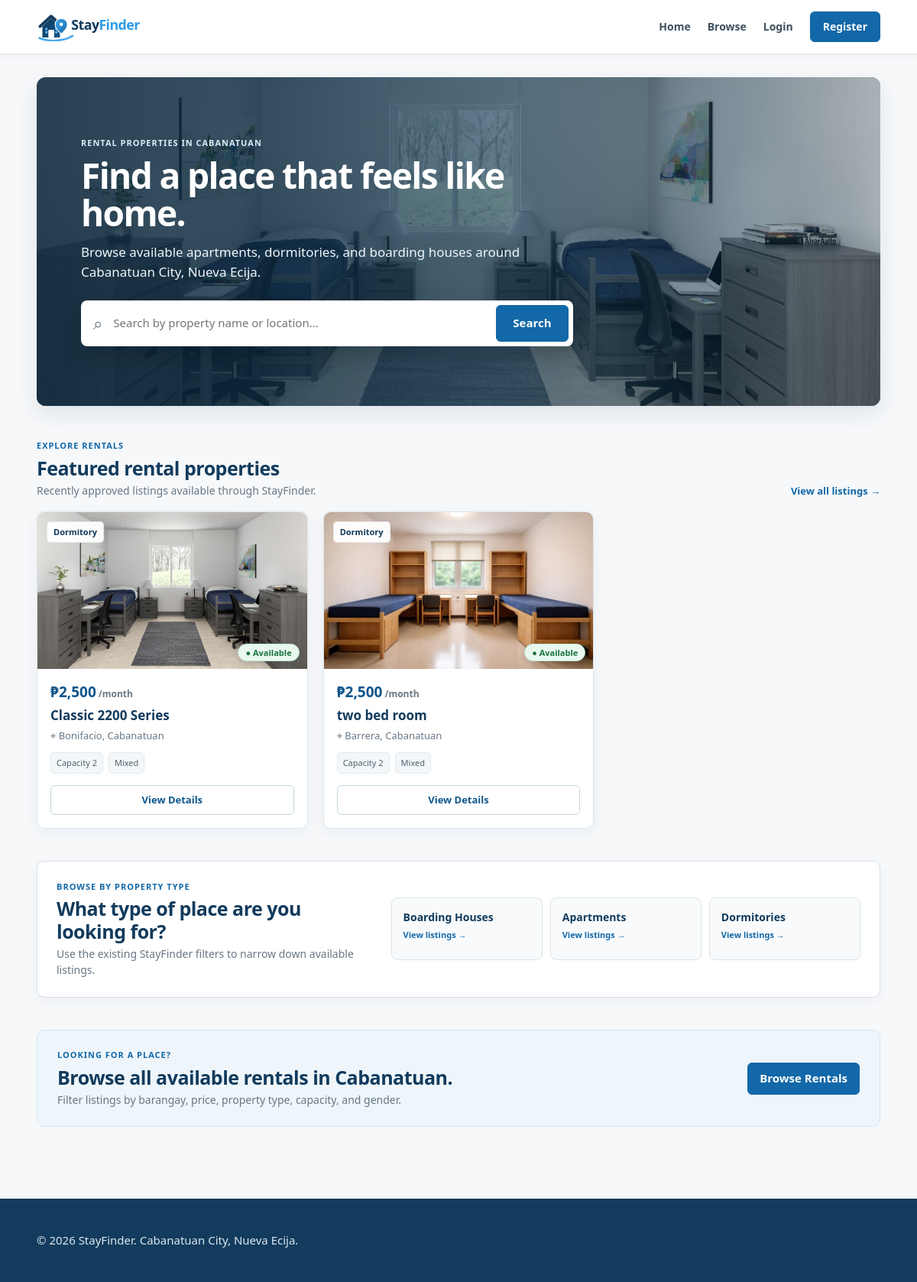
The page / on the database its author committed.
### tables this page shows
CREATE TABLE `properties` (
  `id` int(10) UNSIGNED NOT NULL,
  `owner_id` int(10) UNSIGNED NOT NULL,
  `title` varchar(150) NOT NULL,
  `property_type` enum('apartment','dorm','boarding_house') NOT NULL,
  `location` varchar(255) NOT NULL,
  `price` decimal(10,2) NOT NULL,
  `capacity` int(10) UNSIGNED NOT NULL,
  `gender_preference` enum('female_only','male_only','mixed') NOT NULL,
  `electricity_included` tinyint(1) NOT NULL DEFAULT 0,
  `wifi_available` tinyint(1) NOT NULL DEFAULT 0,
  `curfew` tinyint(1) NOT NULL DEFAULT 0,
  `transportation` varchar(255) DEFAULT NULL,
  `rules` text DEFAULT NULL,
  `description` text DEFAULT NULL,
  `status` enum('pending','approved','rejected') NOT NULL DEFAULT 'pending',
  `availability_status` enum('available','unavailable') NOT NULL DEFAULT 'available',
  `created_at` timestamp NULL DEFAULT current_timestamp(),
  `updated_at` timestamp NULL DEFAULT current_timestamp() ON UPDATE current_timestamp(),
  `listing_expires_at` datetime DEFAULT NULL,
  `last_renewed_at` datetime DEFAULT NULL,
  `renewal_count` int(10) UNSIGNED NOT NULL DEFAULT 0
);

### config/app.php (called while the page is built, shortened)
<?php
function base_url(string $path = ''): string
{
    return BASE_URL . ($path !== '' ? '/' . ltrim($path, '/') : '');
}
function property_image_url(?string $storedPath): string
{
    $path = trim((string)$storedPath);
    $path = str_replace('\\', '/', $path);
    $path = ltrim($path, '/');
    $path = preg_replace('~^(?:\./)+~', '', $path) ?? $path;
    $absolute = dirname(__DIR__) . '/' . $path;
    return base_url($path);
}

### index.php (the view, shortened to what this page needs)
<?php
require_once 'config/database.php';
$locationPlaceholders = implode(',', array_fill(0, count(CABANATUAN_BARANGAYS), '?'));
$featuredStmt = $pdo->prepare("SELECT p.id,p.title,p.property_type,p.price,p.location,p.capacity,p.gender_preference,
    (SELECT pi.image_path FROM property_images pi WHERE pi.property_id=p.id ORDER BY pi.id LIMIT 1) image_path
    FROM properties p
    WHERE p.status='approved' AND (p.listing_expires_at IS NULL OR p.listing_expires_at > NOW()) AND p.availability_status='available' AND p.location IN ($locationPlaceholders)
    ORDER BY p.created_at DESC LIMIT 6");
$featuredStmt->execute(CABANATUAN_BARANGAYS);
$listings = $featuredStmt->fetchAll();
$heroImage = '';
foreach ($listings as $listing) {
    if (!empty($listing['image_path'])) { $heroImage = (string)$listing['image_path']; break; }
}
$typeLabels = [
    'apartment' => 'Apartment',
    'dorm' => 'Dormitory',
    'boarding_house' => 'Boarding House'
];
require_once 'includes/header.php';
?>
<section class="market-hero">
    <?php if ($heroImage): ?>
        <img class="market-hero-image" src="<?= property_image_url($heroImage) ?>" alt="Rental property">
    <?php endif; ?>
    <div class="market-hero-overlay"></div>
    <div class="market-hero-content">
        <span class="market-kicker">RENTAL PROPERTIES IN CABANATUAN</span>
        <h1>Find a place that feels like home.</h1>
        <p>Browse available apartments, dormitories, and boarding houses around Cabanatuan City, Nueva Ecija.</p>
        <form class="market-search" action="browse.php" method="get">
            <span class="market-search-icon">⌕</span>
            <input type="search" name="q" placeholder="Search by property name or location..." aria-label="Search rentals">
            <button type="submit">Search</button>
        </form>
    </div>
</section>
<section class="dashboard-section">
    <div class="dashboard-section-head">
        <div>
            <span class="section-eyebrow">EXPLORE RENTALS</span>
            <h2>Featured rental properties</h2>
            <p>Recently approved listings available through StayFinder.</p>
        </div>
        <a class="section-link" href="browse.php">View all listings →</a>
    </div>
    <?php if ($listings): ?>
        <div class="market-listing-grid">
            <?php foreach ($listings as $item): ?>
                <article class="market-listing-card">
                    <a class="market-listing-image-wrap" href="property.php?id=<?= (int)$item['id'] ?>">
                        <?php if (!empty($item['image_path'])): ?>
                            <img src="<?= property_image_url($item['image_path']) ?>" alt="<?= htmlspecialchars($item['title'], ENT_QUOTES, 'UTF-8') ?>">
                        <?php else: ?>
                            <img src="<?= base_url('assets/img/placeholder.svg') ?>" alt="No property photo available">
                        <?php endif; ?>
                        <span class="listing-type-badge"><?= htmlspecialchars($typeLabels[$item['property_type']] ?? ucwords(str_replace('_',' ',$item['property_type'])), ENT_QUOTES, 'UTF-8') ?></span>
                        <span class="availability-pill available market-availability-badge">● Available</span>
                    </a>
                    <div class="market-listing-body">
                        <div class="market-price">₱<?= number_format((float)$item['price'], 0) ?><span>/month</span></div>
                        <h3><a href="property.php?id=<?= (int)$item['id'] ?>"><?= htmlspecialchars($item['title'], ENT_QUOTES, 'UTF-8') ?></a></h3>
                        <p class="market-location">⌖ <?= htmlspecialchars($item['location'], ENT_QUOTES, 'UTF-8') ?>, Cabanatuan</p>
                        <div class="market-meta">
                            <span>Capacity <?= (int)$item['capacity'] ?></span>
                            <span><?= htmlspecialchars(ucwords(str_replace('_',' ',$item['gender_preference'])), ENT_QUOTES, 'UTF-8') ?></span>
                        </div>
                        <a class="market-view-button" href="property.php?id=<?= (int)$item['id'] ?>">View Details</a>
                    </div>
                </article>
            <?php endforeach; ?>
        </div>
    <?php endif; ?>
</section>
<section class="dashboard-section dashboard-browse-strip">
    <div>
        <span class="section-eyebrow">BROWSE BY PROPERTY TYPE</span>
        <h2>What type of place are you looking for?</h2>
        <p>Use the existing StayFinder filters to narrow down available listings.</p>
    </div>
    <div class="type-links">
        <a href="browse.php?property_type=boarding_house"><strong>Boarding Houses</strong><span>View listings →</span></a>
        <a href="browse.php?property_type=apartment"><strong>Apartments</strong><span>View listings →</span></a>
        <a href="browse.php?property_type=dorm"><strong>Dormitories</strong><span>View listings →</span></a>
    </div>
</section>
<section class="dashboard-section dashboard-cta">
    <div>
        <span class="section-eyebrow">LOOKING FOR A PLACE?</span>
        <h2>Browse all available rentals in Cabanatuan.</h2>
        <p>Filter listings by barangay, price, property type, capacity, and gender.</p>
    </div>
    <a class="primary-button dashboard-cta-button" href="browse.php">Browse Rentals</a>
</section>
<?php require_once 'includes/footer.php'; ?>

### rows shown on the page
properties: shows a picture, property_type "Dormitory", price "2,500", title "Classic 2200 Series", location "Bonifacio", capacity "2", gender_preference "Mixed"
properties: shows a picture, property_type "Dormitory", price "2,500", title "two bed room", location "Barrera", capacity "2", gender_preference "Mixed"
